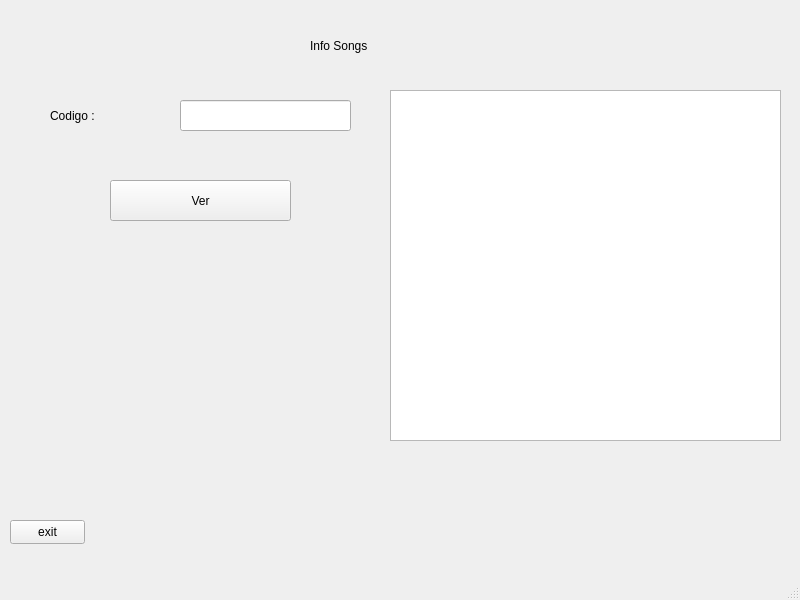
<?xml version="1.0" encoding="UTF-8"?>
<ui version="4.0">
 <class>MainWindow</class>
 <widget class="QMainWindow" name="MainWindow">
  <property name="geometry">
   <rect>
    <x>0</x>
    <y>0</y>
    <width>800</width>
    <height>600</height>
   </rect>
  </property>
  <property name="windowTitle">
   <string>MainWindow</string>
  </property>
  <widget class="QWidget" name="centralwidget">
   <widget class="QStackedWidget" name="stackedWidget">
    <property name="geometry">
     <rect>
      <x>0</x>
      <y>0</y>
      <width>801</width>
      <height>581</height>
     </rect>
    </property>
    <property name="currentIndex">
     <number>5</number>
    </property>
    <widget class="QWidget" name="page">
     <widget class="QLabel" name="label">
      <property name="geometry">
       <rect>
        <x>290</x>
        <y>20</y>
        <width>241</width>
        <height>61</height>
       </rect>
      </property>
      <property name="styleSheet">
       <string notr="true">font: 28pt &quot;Segoe MDL2 Assets&quot;;</string>
      </property>
      <property name="text">
       <string>Menu Principal</string>
      </property>
     </widget>
     <widget class="QPushButton" name="addsongboton">
      <property name="geometry">
       <rect>
        <x>310</x>
        <y>110</y>
        <width>200</width>
        <height>40</height>
       </rect>
      </property>
      <property name="text">
       <string>Add Song</string>
      </property>
     </widget>
     <widget class="QPushButton" name="pushButton_2">
      <property name="geometry">
       <rect>
        <x>310</x>
        <y>180</y>
        <width>200</width>
        <height>40</height>
       </rect>
      </property>
      <property name="text">
       <string>Review Song</string>
      </property>
     </widget>
     <widget class="QPushButton" name="pushButton_3">
      <property name="geometry">
       <rect>
        <x>310</x>
        <y>250</y>
        <width>200</width>
        <height>40</height>
       </rect>
      </property>
      <property name="text">
       <string>Download Song</string>
      </property>
     </widget>
     <widget class="QPushButton" name="pushButton_4">
      <property name="geometry">
       <rect>
        <x>310</x>
        <y>320</y>
        <width>200</width>
        <height>40</height>
       </rect>
      </property>
      <property name="text">
       <string>Reportes Song</string>
      </property>
     </widget>
     <widget class="QPushButton" name="pushButton_5">
      <property name="geometry">
       <rect>
        <x>310</x>
        <y>390</y>
        <width>200</width>
        <height>40</height>
       </rect>
      </property>
      <property name="text">
       <string>Info songs</string>
      </property>
     </widget>
    </widget>
    <widget class="QWidget" name="page_2">
     <widget class="QPushButton" name="pushButton">
      <property name="geometry">
       <rect>
        <x>20</x>
        <y>500</y>
        <width>75</width>
        <height>24</height>
       </rect>
      </property>
      <property name="text">
       <string>exit</string>
      </property>
     </widget>
     <widget class="QLineEdit" name="nombrefield">
      <property name="geometry">
       <rect>
        <x>370</x>
        <y>110</y>
        <width>113</width>
        <height>22</height>
       </rect>
      </property>
     </widget>
     <widget class="QLineEdit" name="cantantefield">
      <property name="geometry">
       <rect>
        <x>370</x>
        <y>170</y>
        <width>113</width>
        <height>22</height>
       </rect>
      </property>
     </widget>
     <widget class="QLineEdit" name="preciofield">
      <property name="geometry">
       <rect>
        <x>370</x>
        <y>220</y>
        <width>113</width>
        <height>22</height>
       </rect>
      </property>
     </widget>
     <widget class="QLabel" name="label_2">
      <property name="geometry">
       <rect>
        <x>230</x>
        <y>100</y>
        <width>131</width>
        <height>41</height>
       </rect>
      </property>
      <property name="styleSheet">
       <string notr="true">font: 22pt &quot;Arial Rounded MT Bold&quot;;</string>
      </property>
      <property name="text">
       <string>Nombre:</string>
      </property>
     </widget>
     <widget class="QLabel" name="label_3">
      <property name="geometry">
       <rect>
        <x>220</x>
        <y>160</y>
        <width>141</width>
        <height>31</height>
       </rect>
      </property>
      <property name="styleSheet">
       <string notr="true">font: 22pt &quot;Arial Rounded MT Bold&quot;;</string>
      </property>
      <property name="text">
       <string>Cantante:</string>
      </property>
     </widget>
     <widget class="QLabel" name="label_4">
      <property name="geometry">
       <rect>
        <x>260</x>
        <y>220</y>
        <width>111</width>
        <height>21</height>
       </rect>
      </property>
      <property name="styleSheet">
       <string notr="true">font: 22pt &quot;Arial Rounded MT Bold&quot;;</string>
      </property>
      <property name="text">
       <string>Precio:</string>
      </property>
     </widget>
     <widget class="QComboBox" name="generobox">
      <property name="geometry">
       <rect>
        <x>380</x>
        <y>270</y>
        <width>101</width>
        <height>22</height>
       </rect>
      </property>
      <item>
       <property name="text">
        <string>RAP</string>
       </property>
      </item>
      <item>
       <property name="text">
        <string>POP</string>
       </property>
      </item>
      <item>
       <property name="text">
        <string>ROCK</string>
       </property>
      </item>
      <item>
       <property name="text">
        <string>DANCE</string>
       </property>
      </item>
      <item>
       <property name="text">
        <string>REGGAE</string>
       </property>
      </item>
      <item>
       <property name="text">
        <string>ELECTRONICA</string>
       </property>
      </item>
      <item>
       <property name="text">
        <string>RANCHERA</string>
       </property>
      </item>
     </widget>
     <widget class="QLabel" name="label_5">
      <property name="geometry">
       <rect>
        <x>250</x>
        <y>260</y>
        <width>121</width>
        <height>41</height>
       </rect>
      </property>
      <property name="styleSheet">
       <string notr="true">font: 22pt &quot;Arial Rounded MT Bold&quot;;</string>
      </property>
      <property name="text">
       <string>Genero:</string>
      </property>
     </widget>
     <widget class="QPushButton" name="addboton">
      <property name="geometry">
       <rect>
        <x>310</x>
        <y>390</y>
        <width>200</width>
        <height>40</height>
       </rect>
      </property>
      <property name="styleSheet">
       <string notr="true">font: 22pt &quot;Arial Rounded MT Bold&quot;;</string>
      </property>
      <property name="text">
       <string>Add</string>
      </property>
     </widget>
     <widget class="QLabel" name="label_6">
      <property name="geometry">
       <rect>
        <x>340</x>
        <y>20</y>
        <width>201</width>
        <height>41</height>
       </rect>
      </property>
      <property name="styleSheet">
       <string notr="true">font: 22pt &quot;Arial Rounded MT Bold&quot;;</string>
      </property>
      <property name="text">
       <string>Add Song </string>
      </property>
     </widget>
     <widget class="QLabel" name="etiquetaerror">
      <property name="geometry">
       <rect>
        <x>530</x>
        <y>170</y>
        <width>231</width>
        <height>41</height>
       </rect>
      </property>
      <property name="text">
       <string/>
      </property>
     </widget>
    </widget>
    <widget class="QWidget" name="page_3">
     <widget class="QPushButton" name="pushButton_6">
      <property name="geometry">
       <rect>
        <x>10</x>
        <y>520</y>
        <width>75</width>
        <height>24</height>
       </rect>
      </property>
      <property name="text">
       <string>exit</string>
      </property>
     </widget>
     <widget class="QLineEdit" name="codigoreview">
      <property name="geometry">
       <rect>
        <x>440</x>
        <y>141</y>
        <width>113</width>
        <height>31</height>
       </rect>
      </property>
     </widget>
     <widget class="QLineEdit" name="estrellasfield">
      <property name="geometry">
       <rect>
        <x>440</x>
        <y>211</y>
        <width>111</width>
        <height>31</height>
       </rect>
      </property>
     </widget>
     <widget class="QLabel" name="label_7">
      <property name="geometry">
       <rect>
        <x>320</x>
        <y>130</y>
        <width>111</width>
        <height>51</height>
       </rect>
      </property>
      <property name="styleSheet">
       <string notr="true">font: 22pt &quot;Arial Rounded MT Bold&quot;;</string>
      </property>
      <property name="text">
       <string>Codigo:</string>
      </property>
     </widget>
     <widget class="QLabel" name="label_8">
      <property name="geometry">
       <rect>
        <x>300</x>
        <y>210</y>
        <width>141</width>
        <height>31</height>
       </rect>
      </property>
      <property name="styleSheet">
       <string notr="true">font: 22pt &quot;Arial Rounded MT Bold&quot;;</string>
      </property>
      <property name="text">
       <string>Estrellas:</string>
      </property>
     </widget>
     <widget class="QPushButton" name="botonreview">
      <property name="geometry">
       <rect>
        <x>330</x>
        <y>350</y>
        <width>200</width>
        <height>40</height>
       </rect>
      </property>
      <property name="styleSheet">
       <string notr="true">font: 18pt &quot;Arial Rounded MT Bold&quot;;</string>
      </property>
      <property name="text">
       <string>Enviar Review</string>
      </property>
     </widget>
     <widget class="QLabel" name="label_10">
      <property name="geometry">
       <rect>
        <x>330</x>
        <y>10</y>
        <width>201</width>
        <height>51</height>
       </rect>
      </property>
      <property name="styleSheet">
       <string notr="true">font: 22pt &quot;Arial Rounded MT Bold&quot;;</string>
      </property>
      <property name="text">
       <string>Review Song</string>
      </property>
     </widget>
    </widget>
    <widget class="QWidget" name="page_4">
     <widget class="QPushButton" name="pushButton_7">
      <property name="geometry">
       <rect>
        <x>10</x>
        <y>520</y>
        <width>75</width>
        <height>24</height>
       </rect>
      </property>
      <property name="text">
       <string>exit</string>
      </property>
     </widget>
     <widget class="QLabel" name="label_9">
      <property name="geometry">
       <rect>
        <x>300</x>
        <y>30</y>
        <width>231</width>
        <height>51</height>
       </rect>
      </property>
      <property name="styleSheet">
       <string notr="true">font: 22pt &quot;Arial Rounded MT Bold&quot;;</string>
      </property>
      <property name="text">
       <string>Download Song</string>
      </property>
     </widget>
     <widget class="QLabel" name="label_11">
      <property name="geometry">
       <rect>
        <x>150</x>
        <y>110</y>
        <width>251</width>
        <height>51</height>
       </rect>
      </property>
      <property name="styleSheet">
       <string notr="true">font: 18pt &quot;Arial Rounded MT Bold&quot;;</string>
      </property>
      <property name="text">
       <string>Codigo de Cancion:</string>
      </property>
     </widget>
     <widget class="QLabel" name="label_12">
      <property name="geometry">
       <rect>
        <x>140</x>
        <y>170</y>
        <width>251</width>
        <height>51</height>
       </rect>
      </property>
      <property name="styleSheet">
       <string notr="true">font: 18pt &quot;Arial Rounded MT Bold&quot;;</string>
      </property>
      <property name="text">
       <string>Nombre de cliente:</string>
      </property>
     </widget>
     <widget class="QLineEdit" name="codigoDescargar">
      <property name="geometry">
       <rect>
        <x>430</x>
        <y>120</y>
        <width>161</width>
        <height>31</height>
       </rect>
      </property>
     </widget>
     <widget class="QLineEdit" name="nombredownload">
      <property name="geometry">
       <rect>
        <x>380</x>
        <y>180</y>
        <width>181</width>
        <height>31</height>
       </rect>
      </property>
     </widget>
     <widget class="QPushButton" name="descargarboton">
      <property name="geometry">
       <rect>
        <x>290</x>
        <y>370</y>
        <width>181</width>
        <height>61</height>
       </rect>
      </property>
      <property name="styleSheet">
       <string notr="true">font: 22pt &quot;Arial Rounded MT Bold&quot;;</string>
      </property>
      <property name="text">
       <string>Descargar</string>
      </property>
     </widget>
     <widget class="QLabel" name="label_17">
      <property name="geometry">
       <rect>
        <x>190</x>
        <y>250</y>
        <width>0</width>
        <height>16</height>
       </rect>
      </property>
      <property name="text">
       <string/>
      </property>
     </widget>
     <widget class="QTextBrowser" name="textBrowser">
      <property name="geometry">
       <rect>
        <x>120</x>
        <y>260</y>
        <width>551</width>
        <height>51</height>
       </rect>
      </property>
     </widget>
    </widget>
    <widget class="QWidget" name="page_5">
     <widget class="QPushButton" name="pushButton_8">
      <property name="geometry">
       <rect>
        <x>20</x>
        <y>520</y>
        <width>75</width>
        <height>24</height>
       </rect>
      </property>
      <property name="text">
       <string>exit</string>
      </property>
     </widget>
     <widget class="QLabel" name="label_13">
      <property name="geometry">
       <rect>
        <x>300</x>
        <y>30</y>
        <width>231</width>
        <height>51</height>
       </rect>
      </property>
      <property name="styleSheet">
       <string notr="true">font: 22pt &quot;Arial Rounded MT Bold&quot;;</string>
      </property>
      <property name="text">
       <string>Reportes Song</string>
      </property>
     </widget>
     <widget class="QLabel" name="label_14">
      <property name="geometry">
       <rect>
        <x>80</x>
        <y>110</y>
        <width>291</width>
        <height>51</height>
       </rect>
      </property>
      <property name="styleSheet">
       <string notr="true">font: 22pt &quot;Arial Rounded MT Bold&quot;;</string>
      </property>
      <property name="text">
       <string>Nombre de archivo:</string>
      </property>
     </widget>
     <widget class="QLineEdit" name="nombrearchivo">
      <property name="geometry">
       <rect>
        <x>120</x>
        <y>170</y>
        <width>211</width>
        <height>31</height>
       </rect>
      </property>
     </widget>
     <widget class="QPushButton" name="creararchivosboton">
      <property name="geometry">
       <rect>
        <x>100</x>
        <y>220</y>
        <width>241</width>
        <height>41</height>
       </rect>
      </property>
      <property name="styleSheet">
       <string notr="true">font: 22pt &quot;Arial Rounded MT Bold&quot;;</string>
      </property>
      <property name="text">
       <string>Crear Archivo</string>
      </property>
     </widget>
     <widget class="QTextBrowser" name="textBrowser_2">
      <property name="geometry">
       <rect>
        <x>390</x>
        <y>110</y>
        <width>381</width>
        <height>321</height>
       </rect>
      </property>
     </widget>
    </widget>
    <widget class="QWidget" name="page_6">
     <widget class="QPushButton" name="pushButton_9">
      <property name="geometry">
       <rect>
        <x>10</x>
        <y>520</y>
        <width>75</width>
        <height>24</height>
       </rect>
      </property>
      <property name="text">
       <string>exit</string>
      </property>
     </widget>
     <widget class="QLabel" name="label_15">
      <property name="geometry">
       <rect>
        <x>310</x>
        <y>20</y>
        <width>171</width>
        <height>51</height>
       </rect>
      </property>
      <property name="styleSheet">
       <string notr="true">font: 22pt &quot;Arial Rounded MT Bold&quot;;</string>
      </property>
      <property name="text">
       <string>Info Songs</string>
      </property>
     </widget>
     <widget class="QLabel" name="label_16">
      <property name="geometry">
       <rect>
        <x>50</x>
        <y>90</y>
        <width>141</width>
        <height>51</height>
       </rect>
      </property>
      <property name="styleSheet">
       <string notr="true">font: 22pt &quot;Arial Rounded MT Bold&quot;;</string>
      </property>
      <property name="text">
       <string>Codigo :</string>
      </property>
     </widget>
     <widget class="QLineEdit" name="codigoInfo">
      <property name="geometry">
       <rect>
        <x>180</x>
        <y>100</y>
        <width>171</width>
        <height>31</height>
       </rect>
      </property>
     </widget>
     <widget class="QPushButton" name="verboton">
      <property name="geometry">
       <rect>
        <x>110</x>
        <y>180</y>
        <width>181</width>
        <height>41</height>
       </rect>
      </property>
      <property name="styleSheet">
       <string notr="true">font: 22pt &quot;Arial Rounded MT Bold&quot;;</string>
      </property>
      <property name="text">
       <string>Ver</string>
      </property>
     </widget>
     <widget class="QTextEdit" name="textEdit">
      <property name="geometry">
       <rect>
        <x>390</x>
        <y>90</y>
        <width>391</width>
        <height>351</height>
       </rect>
      </property>
     </widget>
    </widget>
   </widget>
  </widget>
  <widget class="QMenuBar" name="menubar">
   <property name="geometry">
    <rect>
     <x>0</x>
     <y>0</y>
     <width>800</width>
     <height>21</height>
    </rect>
   </property>
  </widget>
  <widget class="QStatusBar" name="statusbar"/>
 </widget>
 <resources/>
 <connections/>
</ui>
